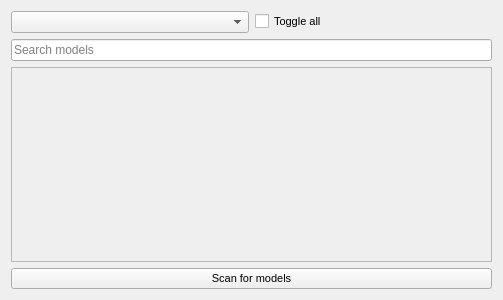
<?xml version="1.0" encoding="UTF-8"?>
<ui version="4.0">
 <class>custom_model_widget</class>
 <widget class="QWidget" name="custom_model_widget">
  <property name="geometry">
   <rect>
    <x>0</x>
    <y>0</y>
    <width>503</width>
    <height>300</height>
   </rect>
  </property>
  <property name="windowTitle">
   <string>Form</string>
  </property>
  <layout class="QGridLayout" name="gridLayout">
   <item row="4" column="0">
    <widget class="QPushButton" name="scan_for_models_button">
     <property name="font">
      <font>
       <pointsize>8</pointsize>
      </font>
     </property>
     <property name="text">
      <string>Scan for models</string>
     </property>
    </widget>
   </item>
   <item row="1" column="0">
    <layout class="QHBoxLayout" name="horizontalLayout">
     <item>
      <widget class="QComboBox" name="comboBox"/>
     </item>
     <item>
      <widget class="QCheckBox" name="toggle_all">
       <property name="font">
        <font>
         <pointsize>8</pointsize>
        </font>
       </property>
       <property name="text">
        <string>Toggle all</string>
       </property>
      </widget>
     </item>
    </layout>
   </item>
   <item row="3" column="0">
    <widget class="QScrollArea" name="custom_scroll_area">
     <property name="widgetResizable">
      <bool>true</bool>
     </property>
     <widget class="QWidget" name="scrollAreaWidgetContents">
      <property name="geometry">
       <rect>
        <x>0</x>
        <y>0</y>
        <width>483</width>
        <height>187</height>
       </rect>
      </property>
      <layout class="QVBoxLayout" name="verticalLayout_2"/>
     </widget>
    </widget>
   </item>
   <item row="2" column="0">
    <widget class="QLineEdit" name="lineEdit">
     <property name="placeholderText">
      <string>Search models</string>
     </property>
    </widget>
   </item>
  </layout>
 </widget>
 <resources/>
 <connections>
  <connection>
   <sender>scan_for_models_button</sender>
   <signal>clicked()</signal>
   <receiver>custom_model_widget</receiver>
   <slot>action_button_clicked_scan_for_models()</slot>
   <hints>
    <hint type="sourcelabel">
     <x>199</x>
     <y>282</y>
    </hint>
    <hint type="destinationlabel">
     <x>270</x>
     <y>0</y>
    </hint>
   </hints>
  </connection>
  <connection>
   <sender>comboBox</sender>
   <signal>currentTextChanged(QString)</signal>
   <receiver>custom_model_widget</receiver>
   <slot>mode_type_changed(QString)</slot>
   <hints>
    <hint type="sourcelabel">
     <x>96</x>
     <y>20</y>
    </hint>
    <hint type="destinationlabel">
     <x>67</x>
     <y>-8</y>
    </hint>
   </hints>
  </connection>
  <connection>
   <sender>toggle_all</sender>
   <signal>toggled(bool)</signal>
   <receiver>custom_model_widget</receiver>
   <slot>toggle_all_toggled(bool)</slot>
   <hints>
    <hint type="sourcelabel">
     <x>350</x>
     <y>18</y>
    </hint>
    <hint type="destinationlabel">
     <x>215</x>
     <y>-11</y>
    </hint>
   </hints>
  </connection>
  <connection>
   <sender>lineEdit</sender>
   <signal>textEdited(QString)</signal>
   <receiver>custom_model_widget</receiver>
   <slot>search_text_edited(QString)</slot>
   <hints>
    <hint type="sourcelabel">
     <x>265</x>
     <y>55</y>
    </hint>
    <hint type="destinationlabel">
     <x>245</x>
     <y>-7</y>
    </hint>
   </hints>
  </connection>
 </connections>
 <slots>
  <slot>action_button_clicked_scan_for_models()</slot>
  <slot>mode_type_changed(QString)</slot>
  <slot>toggle_all_toggled(bool)</slot>
  <slot>search_text_edited(QString)</slot>
 </slots>
</ui>
